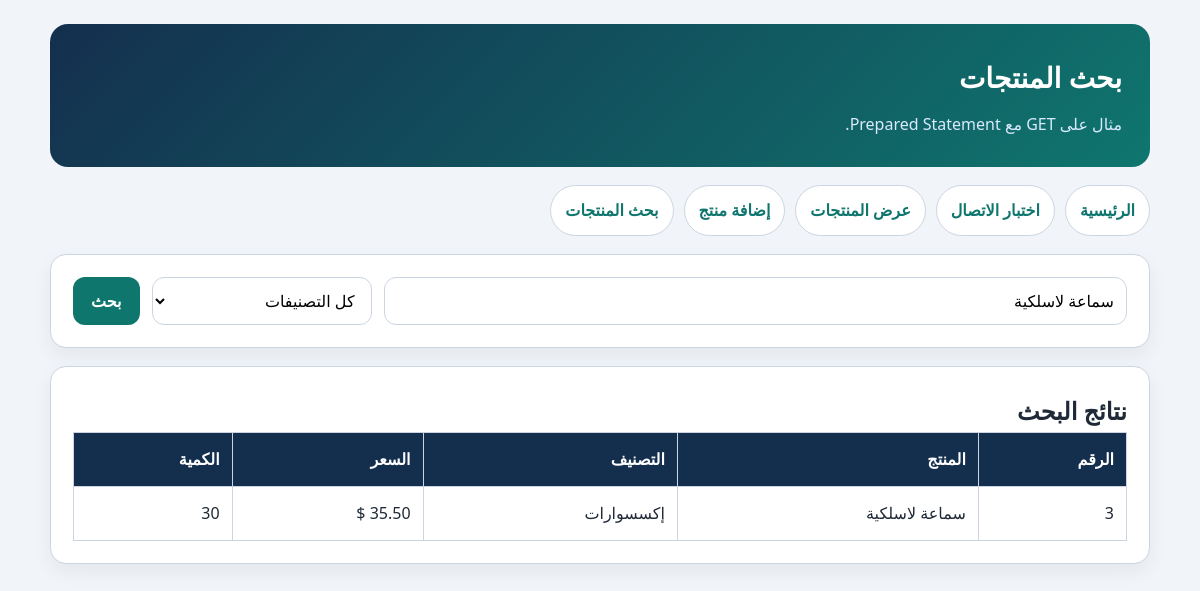
The app's page /04_search_products.php?keyword=سماعة لاسلكية with its own data.
### tables this page shows
CREATE TABLE `products` (
  `id` int(11) NOT NULL,
  `category_id` int(11) NOT NULL,
  `name` varchar(150) NOT NULL,
  `description` text DEFAULT NULL,
  `price` decimal(10,2) NOT NULL,
  `quantity` int(11) NOT NULL DEFAULT 0,
  `image` varchar(255) DEFAULT NULL,
  `created_at` timestamp NOT NULL DEFAULT current_timestamp()
);

CREATE TABLE `categories` (
  `id` int(11) NOT NULL,
  `name` varchar(100) NOT NULL,
  `description` text DEFAULT NULL,
  `created_at` timestamp NOT NULL DEFAULT current_timestamp()
);

### helpers/validation.php (called while the page is built, shortened)
<?php
function e(?string $value): string
{
    return htmlspecialchars((string) $value, ENT_QUOTES, 'UTF-8');
}

### 04_search_products.php (the view, shortened to what this page needs)
<?php
require 'config.php';
require 'helpers/validation.php';
$keyword = trim($_GET['keyword'] ?? '');
$sql = "SELECT products.id, products.name, products.price, products.quantity,
               categories.name AS category_name
        FROM products
        LEFT JOIN categories ON products.category_id = categories.id
        WHERE 1 = 1";
$params = [];
if ($keyword !== '') {
    $sql .= " AND products.name LIKE :keyword";
    $params[':keyword'] = '%' . $keyword . '%';
}
$sql .= " ORDER BY products.id DESC";
$stmt = $pdo->prepare($sql);
$stmt->execute($params);
$products = $stmt->fetchAll();
?>
<!DOCTYPE html>
<html lang="ar" dir="rtl">
<head>
    <link rel="stylesheet" href="assets/style.css">
</head>
<body>
<div class="container">
<header class="page-title">
    <h1>بحث المنتجات</h1>
    <p>مثال على GET مع Prepared Statement.</p>
</header>
<nav class="nav">
    <a href="index.php">الرئيسية</a>
    <a href="01_test_connection.php">اختبار الاتصال</a>
    <a href="02_show_products.php">عرض المنتجات</a>
    <a href="03_add_product.php">إضافة منتج</a>
    <a href="04_search_products.php">بحث المنتجات</a>
</nav>
<section class="card">
    <form method="GET" action="" class="search-form">
        <input type="text" name="keyword" value="<?= e($keyword) ?>" placeholder="اكتب اسم المنتج">
        <select name="category_id">
            <option value="0">كل التصنيفات</option>
        </select>
        <button type="submit">بحث</button>
    </form>
</section>
<section class="card">
    <h2>نتائج البحث</h2>
    <div class="table-wrapper">
        <table>
            <thead>
                <tr>
                    <th>الرقم</th>
                    <th>المنتج</th>
                    <th>التصنيف</th>
                    <th>السعر</th>
                    <th>الكمية</th>
                </tr>
            </thead>
            <tbody>
            <?php foreach ($products as $product): ?>
                <tr>
                    <td><?= e($product['id']) ?></td>
                    <td><?= e($product['name']) ?></td>
                    <td><?= e($product['category_name']) ?></td>
                    <td><?= e($product['price']) ?> $</td>
                    <td><?= e($product['quantity']) ?></td>
                </tr>
            <?php endforeach; ?>
            </tbody>
        </table>
    </div>
</section>
</div>
</body>
</html>

### assets/style.css (style rules this page uses)
* { box-sizing: border-box; }
body { margin: 0; font-family: Tahoma, Arial, sans-serif; background: #f1f5f9; color: #1f2937; line-height: 1.8; }
.container { width: min(1100px, 94%); margin: 24px auto; }
.hero, .page-title { background: linear-gradient(135deg, #142f4e, #0f766e); color: #fff; border-radius: 18px; padding: 28px; margin-bottom: 18px; }
.hero h1, .page-title h1 { margin: 0 0 8px; font-size: 28px; }
.hero p, .page-title p { margin: 0; color: #dbeafe; }
.nav { display: flex; flex-wrap: wrap; gap: 10px; margin: 18px 0; }
.nav a { background: #fff; color: #0f766e; text-decoration: none; padding: 10px 14px; border: 1px solid #cbd5e1; border-radius: 999px; font-weight: bold; }
.card, .success, .alert { background: #fff; border: 1px solid #cbd5e1; border-radius: 16px; padding: 22px; margin-bottom: 18px; box-shadow: 0 8px 20px rgba(15, 23, 42, 0.06); }
.table-wrapper { overflow-x: auto; }
table { width: 100%; border-collapse: collapse; background: #fff; }
th, td { border: 1px solid #cbd5e1; padding: 12px; text-align: right; }
th { background: #142f4e; color: #fff; }
.form, .search-form { display: grid; gap: 12px; }
.search-form { grid-template-columns: 1fr 220px auto; }
input, select, textarea, button { font-family: inherit; font-size: 16px; border-radius: 12px; }
input, select, textarea { border: 1px solid #cbd5e1; padding: 11px 12px; background: #fff; }
button { border: 0; background: #0f766e; color: #fff; padding: 12px 18px; cursor: pointer; font-weight: bold; }
:root { --primary-color: #16807e; --primary-hover: #116e78; --bg-color: #f3f4f6; --card-bg: #ffffff; --text-color: #1f2937; --error-bg: #fef2f2; --error-text: #991b1b; }
* { box-sizing: border-box; margin: 0; padding: 0; font-family: 'Segoe UI', Tahoma, Geneva, Verdana, sans-serif; }

### records on screen
products: id "3", name "سماعة لاسلكية", category.name "إكسسوارات", quantity "30"
